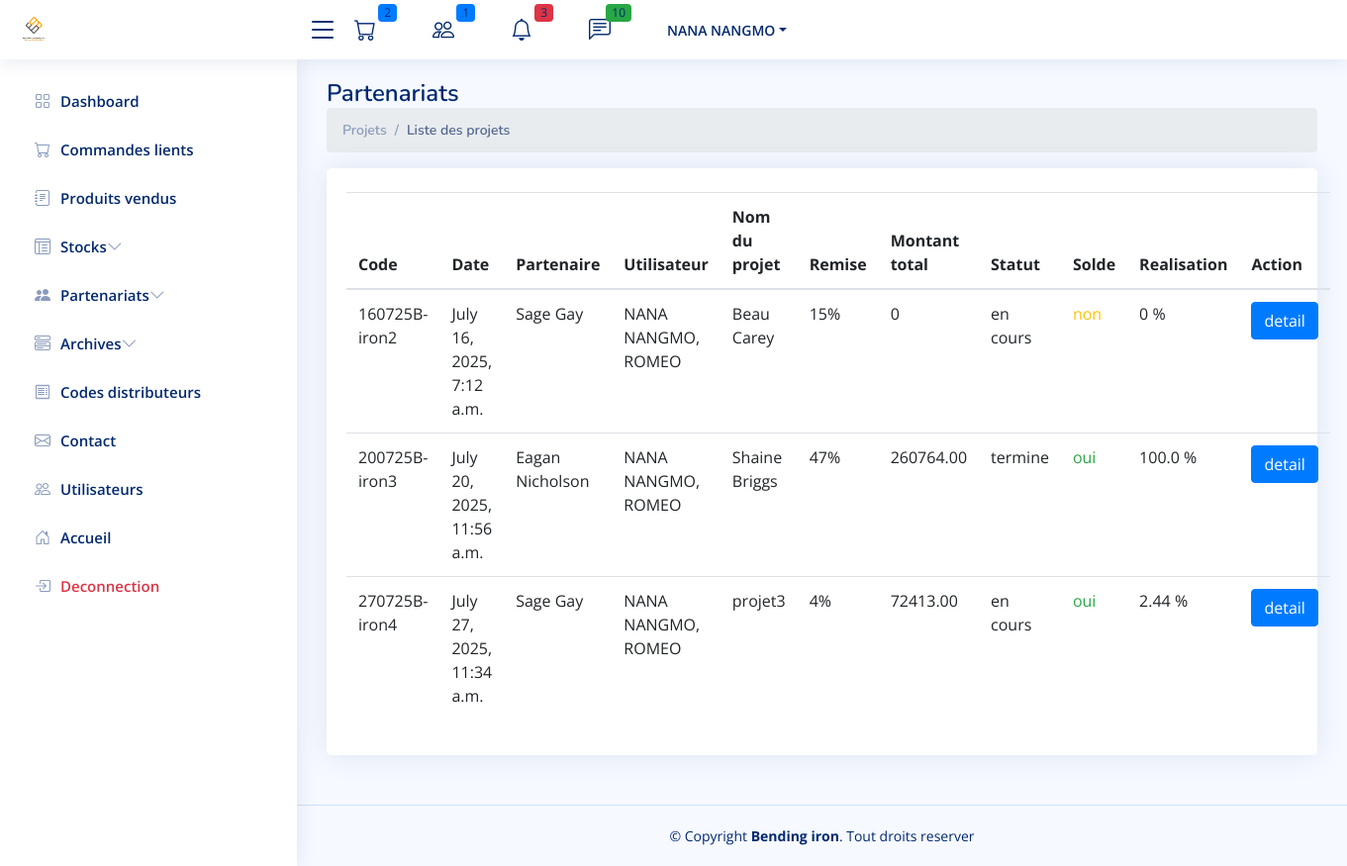
The app's page /cpanel/partenariats/projets/ (signed in), older data.
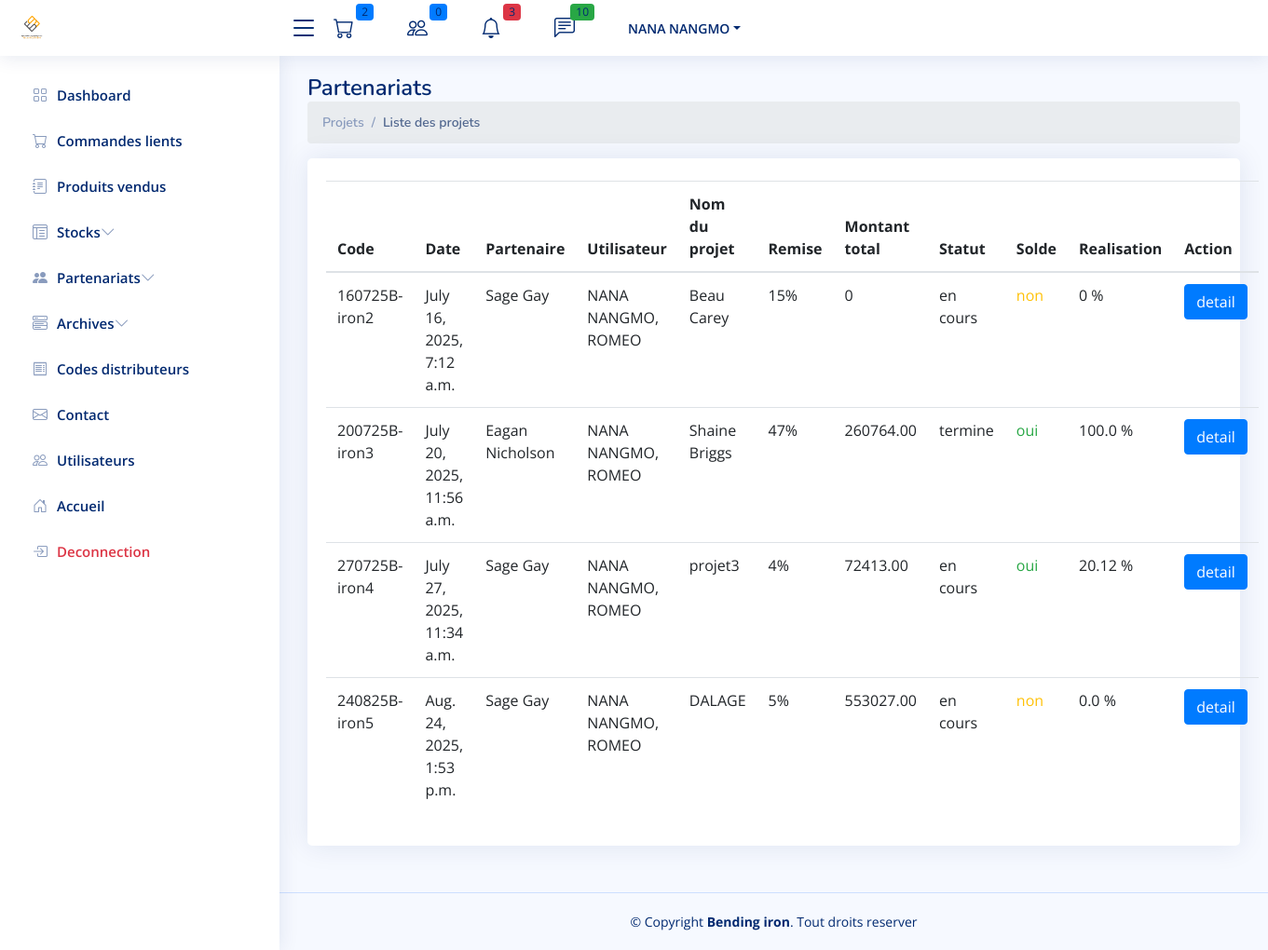
The same page, newer data.
### auth_app/models.py (models this page shows)
class CustomUser(AbstractUser):
    phone_number = models.CharField(max_length=200)
    is_partenaire = models.BooleanField(default=0)
    groups = models.ManyToManyField(Group, related_name="customuser_set")
    user_permissions = models.ManyToManyField(Permission, related_name="customuser_set")
    email_verified = models.BooleanField(default=False)
    def __str__(self):
        return f"{self.last_name}, {self.first_name}"

### partenaires/models.py (models this page shows, shortened)
class Projet(models.Model):
    partenariat=models.ForeignKey(Partenariats, on_delete=models.CASCADE)
    user = models.ForeignKey(User, on_delete=models.CASCADE)
    name=models.CharField(max_length=255, unique=True)
    statut=models.CharField(max_length=255, default='en cours')
    reduction=models.IntegerField(default=15)
    created_at= models.DateTimeField(auto_now_add=True)
    update_at= models.DateTimeField(auto_now=True)
    class Meta:
        constraints = [
            models.UniqueConstraint(fields=['name','partenariat'],name='unique_name_partenariat')
        ]
    @property
    def montant_total(self):
        return sum(item.prix_u * item.quantite for item in self.projetitems.all())
    @property
    def tranche1_payee(self):
        return self.paiements.filter(tranche=1).exists()
    @property
    def tranche2_payee(self):
        return self.paiements.filter(tranche=2).exists()
    @property
    def tranche3_payee(self):
        return self.paiements.filter(tranche=3).exists()
    @property
    def is_solde(self):
        return self.tranche1_payee and self.tranche2_payee and self.tranche3_payee
    @property
    def quantite_totale_commandee(self):
        return self.projetitems.aggregate(total=models.Sum('quantite'))['total'] or 0
    @property
    def quantite_commande_totale(self):
        total = ProjetOrderItem.objects.filter(
            projet_item__projet=self
        ).aggregate(
            somme=Sum('quantite')
        )['somme']
        return total or 0
    @property
    def pourcentage_realisation(self):
        quantite_prevue = self.quantite_totale_commandee
        quantite_commandee = self.quantite_commande_totale
        if quantite_prevue == 0:
            return 0  # éviter division par zéro
        pourcentage = (quantite_commandee / quantite_prevue) * 100
        return round(pourcentage, 2)  # arrondi à 2 décimales
    @property
    def get_statut(self):
        statut ="en cours"
        if self.is_solde and self.pourcentage_realisation == 100:
            statut = "termine"
        return statut

class Partenariats(models.Model):
    user = models.ForeignKey(User, on_delete=models.CASCADE)
    name=models.CharField(max_length=255, unique=True)
    email = models.EmailField(unique=True)
    adresse=models.CharField(max_length=255)
    telephone = models.CharField(max_length=200)
    date_debut = models.DateTimeField()
    date_fin = models.DateTimeField()
    def __str__(self):
        return self.name

class ProjetItem(models.Model):
    projet = models.ForeignKey(Projet,related_name='projetitems', on_delete=models.CASCADE)
    produit = models.ForeignKey(Produit, on_delete=models.CASCADE)
    details = models.JSONField()  # Détails du produit (dimensions, choix d'angle, etc.)
    prix_revient=models.DecimalField(max_digits=10, decimal_places=2)
    quantite = models.PositiveIntegerField(default=1)
    prix_u = models.DecimalField(max_digits=10, decimal_places=2)

### admin_site/views.py (the view)
# urls.py: path('partenariats/projets/', ListProjets.as_view(), name='partenariat.projet'),
class ListProjets(AdminOrSuperAdminRequiredMixin, ListView):
    model=Projet
    context_object_name = 'projets'
    template_name = "partenaires/projet.html"

### admin_site/templates/partenaires/projet.html (shortened to what this page needs)
{% extends '../app.html' %}
{% block 'content' %}
{% load static %}
<main id="main" class="main">
    <div class="pagetitle">
        <h1>Partenariats</h1>
        <nav>
            <ol class="breadcrumb">
                <li class="breadcrumb-item">Projets</li>
                <li class="breadcrumb-item active">Liste des projets</li>
            </ol>
        </nav>
    </div>
 <section class="section">
    <div class="row">
      <div class="col-lg-12">
        <div class="card">
          <div class="card-body">
            <br />
            <table class="table datatable">
              <thead>
                <tr>
                  <th>Code</th>
                  <th>Date</th>
                  <th>Partenaire</th>
                  <th>Utilisateur</th>
                  <th>Nom du projet</th>
                  <th>Remise</th>
                  <th>Montant total</th>
                  <th>Statut</th>
                  <th>Solde</th>
                  <th>Realisation</th>
                  <th>Action</th>
                </tr>
              </thead>
              <tbody>
                {% for projet in projets %}
                <tr>
                  <td>{{projet.created_at|date:"dmy"}}B-iron{{projet.id}}</td>
                  <td>{{projet.created_at}}</td>
                  <td>{{projet.partenariat}}</td>
                  <td>{{projet.user}}</td>
                  <td>{{projet.name}}</td>
                  <td>{{projet.reduction}}%</td>
                  <td>{{projet.montant_total}}</td>
                  <td>{{projet.get_statut}}</td>
                  <td class="">
                    {% if projet.is_solde %}
                    <span class="text-success">oui</span>
                    {% else %}
                    <span class="text-warning">non</span>
                    {% endif %}
                  </td>
                  <td>{{ projet.pourcentage_realisation }} %</td>
                  <td>
                    <a href="{% url 'partenariat.projet.detail' projet.id%}" class="btn btn-primary">
                      detail</a>
                  </td>
                </tr>
                {% endfor %}
              </tbody>
            </table>
          </div>
        </div>
      </div>
    </div>
  </section>
</main>
{% endblock %}

### admin_site/templates/app.html (shortened to what this page needs)
{% load static %}
<!DOCTYPE html>
<html lang="en">
<head>
  <link href="{% static 'admin/assets/vendor/bootstrap/css/bootstrap.min.css' %}" rel="stylesheet">
  <link href="{% static 'admin/assets/vendor/bootstrap-icons/bootstrap-icons.css' %}" rel="stylesheet">
  <link href="{% static 'admin/assets/vendor/boxicons/css/boxicons.min.css' %}" rel="stylesheet">
  <link href="{% static 'admin/assets/vendor/quill/quill.snow.css' %}" rel="stylesheet">
  <link href="{% static 'admin/assets/vendor/quill/quill.bubble.css'%}" rel="stylesheet">
  <link href="{% static 'admin/assets/vendor/remixicon/remixicon.css'%}" rel="stylesheet">
  <link href="{% static 'admin/assets/vendor/simple-datatables/style.css'%}" rel="stylesheet">
  <link href="{% static 'admin/assets/css/style.css' %}" rel="stylesheet">
</head>
<body>
    {% include 'includes/navbar.html' %}
    {% include 'includes/sidebar.html' %}
    {% block 'content' %}
    {% endblock  %}
    {% include 'includes/footer.html' %}
</body>
</html>

### admin_site/templates/includes/navbar.html (shortened to what this page needs)
{% load static %}
<header id="header" class="header fixed-top d-flex align-items-center">
    <div class="d-flex align-items-center justify-content-between">
        <a href="{% url 'font.index' %}" class="logo d-flex align-items-center">
            <img width="" src="{% static 'front/images/footer-img.png' %}" alt="DFMAC">
        </a>
        <i class="bi bi-list toggle-sidebar-btn"></i>
    </div>
    <nav class="header-nav ms-auto">
        <ul class="d-flex align-items-center">
            <li class="nav-item dropdown">
                <a class="nav-link nav-icon" href="#" data-bs-toggle="dropdown">
                    <i class="bi bi-cart"></i>
                    <span class="badge bg-primary badge-number">{{nb_order}}</span>
                </a>
            </li>
            <li class="nav-item dropdown">
                <a class="nav-link nav-icon" href="#" data-bs-toggle="dropdown">
                    <i class="bi bi-people"></i>
                    <span class="badge bg-primary badge-number">{{nb_order_partenaire}}</span>
                </a>
            </li>
            <li class="nav-item dropdown">
                <a class="nav-link nav-icon" href="#" data-bs-toggle="dropdown">
                    <i class="bi bi-bell"></i>
                    <span class="badge bg-danger badge-number">{{ fer_seuil_critique_count }}</span>
                </a>
            </li>
            <li class="nav-item dropdown">
                <a class="nav-link nav-icon" href="#" data-bs-toggle="dropdown">
                    <i class="bi bi-chat-left-text"></i>
                    <span class="badge bg-success badge-number">{{ unread_messages_count }}</span>
                </a>
            </li>
            <li class="nav-item dropdown pe-3">
                {% if user.is_authenticated %}
                <a class="nav-link nav-profile d-flex align-items-center pe-0" href="#" data-bs-toggle="dropdown">
                    <span class="d-none d-md-block dropdown-toggle ps-2">{{user.last_name}}</span>
                </a>
                {%endif%}
            </li>
        </ul>
    </nav>
</header>

### admin_site/templates/includes/sidebar.html (shortened to what this page needs)
<aside id="sidebar" class="sidebar">
  <ul class="sidebar-nav" id="sidebar-nav">
    <li class="nav-item">
      <a class="nav-link collapsed" href="{% url 'admin.index' %}">
        <i class="bi bi-grid"></i>
        <span>Dashboard</span>
      </a>
    </li>
    <li class="nav-item">
      <a class="nav-link collapsed" href="{% url 'order.list' %}">
        <i class="bi bi-cart"></i>
        <span>Commandes lients</span>
      </a>
    </li>
   <li class="nav-item">
      <a class="nav-link collapsed" href="{% url 'admin.stock.list' %}">
        <i class="bi bi-journal-text"></i>
        <span>Produits vendus</span>
      </a>
    </li>
    <li class="nav-item">
      <a class="nav-link collapsed" data-bs-target="#tables-nav" data-bs-toggle="collapse" href="#">
        <i class="bi bi-layout-text-window-reverse"></i><span>Stocks</span><i class="bi bi-chevron-down ms-auto"></i>
      </a>
    </li>
    <li class="nav-item">
      <a class="nav-link collapsed" data-bs-target="#icons-nav" data-bs-toggle="collapse" href="#">
        <i class="bi bi-people-fill"></i><span>Partenariats</span><i class="bi bi-chevron-down ms-auto"></i>
      </a>
    </li>
    <li class="nav-item">
      <a class="nav-link collapsed" data-bs-target="#components-nav" data-bs-toggle="collapse" href="#">
        <i class="bi bi-menu-button-wide"></i><span>Archives</span><i class="bi bi-chevron-down ms-auto"></i>
      </a>
    </li>
    <li class="nav-item">
      <a class="nav-link collapsed" href="{% url 'code.revendeur' %}">
        <i class="bi bi-receipt"></i>
        <span>Codes distributeurs</span>
      </a>
    </li>
    <li class="nav-item">
      <a class="nav-link collapsed" href="{% url 'contact.list' %}">
        <i class="bi bi-envelope"></i>
        <span>Contact</span>
      </a>
    </li>
    {% if user.is_superuser %}
    <li class="nav-item">
      <a class="nav-link collapsed" href="{% url 'user.list' %}">
        <i class="bi bi-people"></i>
        <span>Utilisateurs</span>
      </a>
    </li>
    {%endif%}
    <li class="nav-item">
      <a class="nav-link collapsed" href="{% url 'font.index' %}">
        <i class="bi bi-house-door"></i>
        <span>Accueil</span>
      </a>
    </li>
    <li class="nav-item">
      <a class="nav-link collapsed text-danger" href="{% url 'logout' %}">
        <i class="bi bi-box-arrow-in-right"></i>
        <span>Deconnection</span>
      </a>
    </li>
  </ul>
</aside>

### admin_site/templates/includes/footer.html (shortened to what this page needs)
<footer id="footer" class="footer">
    <div class="copyright">
        &copy; Copyright <strong><span>Bending iron</span></strong>. Tout droits reserver
    </div>
</footer>

Row changes from the older to the newer data that the page shows:
computed for Projet "July 27, 2025, 11:34 a.m.": pourcentage_realisation "2.44" → "20.12"
added Projet: created_at "240825", id "5", created_at "Aug. 24, 2025, 1:53 p.m.", partenariat "Sage Gay", user "NANA NANGMO, ROMEO", name "DALAGE", reduction "5", montant_total "553027.00", get_statut "en cours", shows "non", pourcentage_realisation "0.0"
Text that changed along with them:
{{ nb_order_partenaire }}: "1" → "0"
